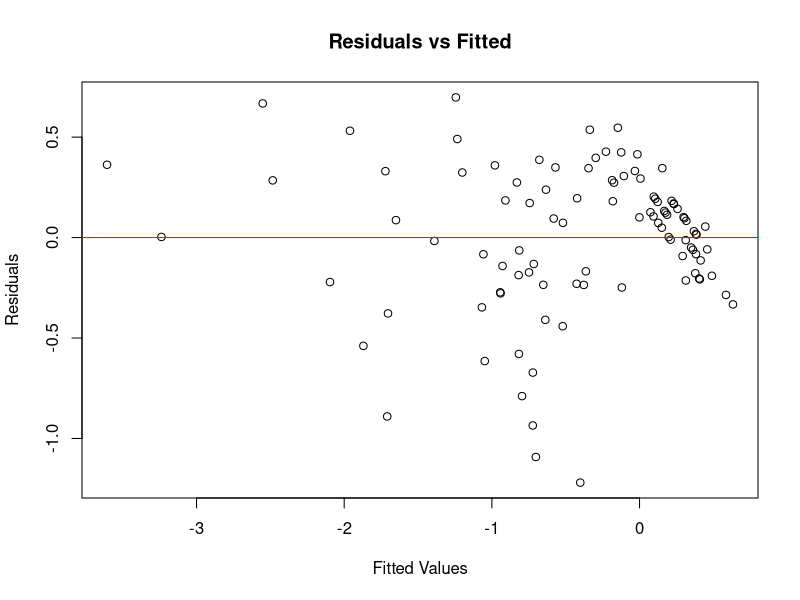
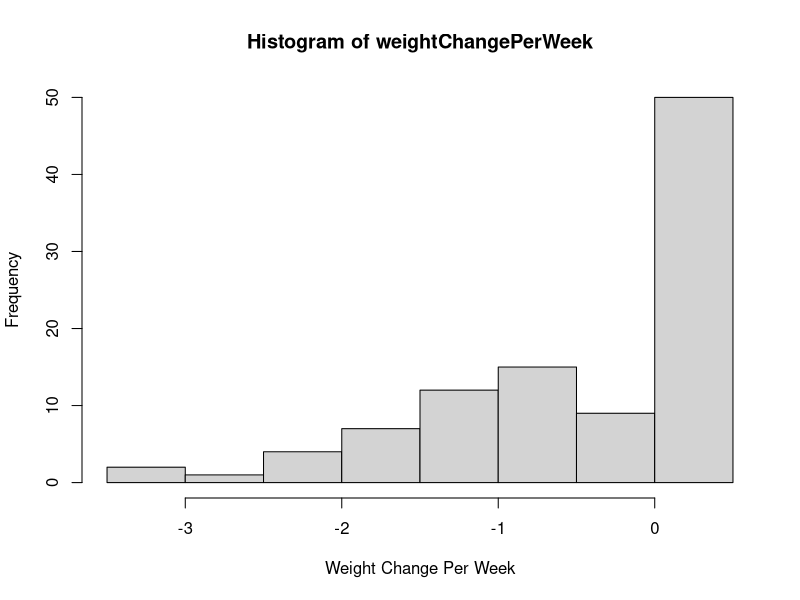
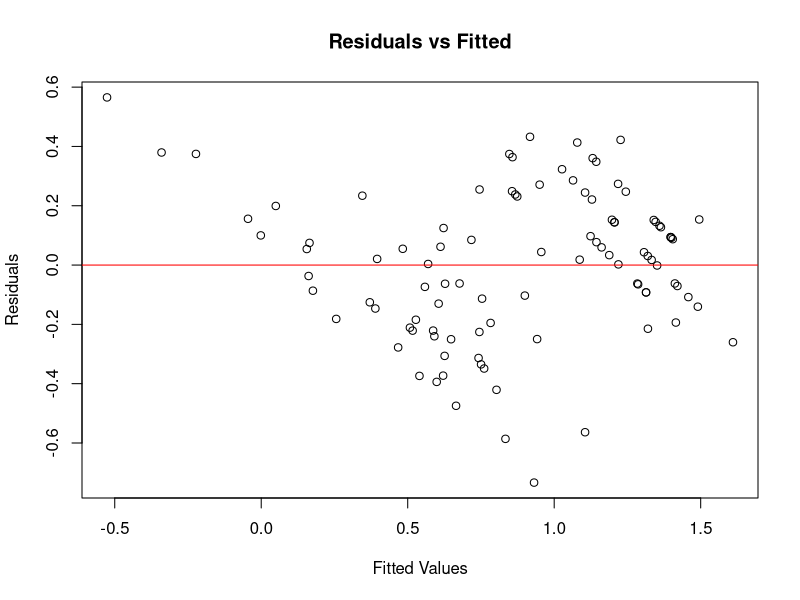
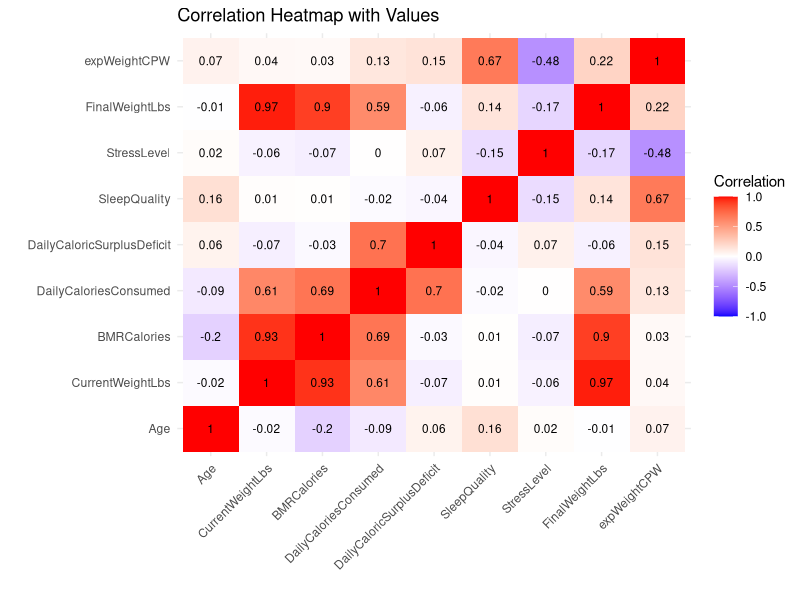
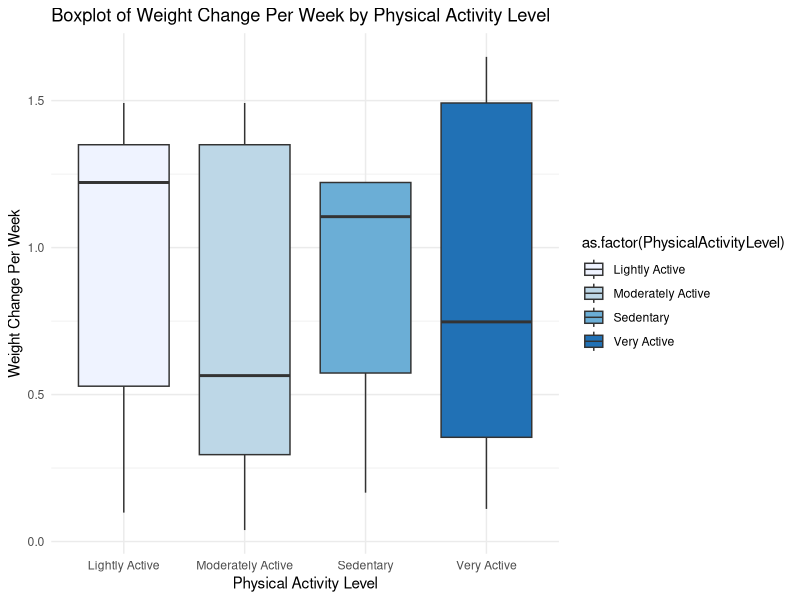
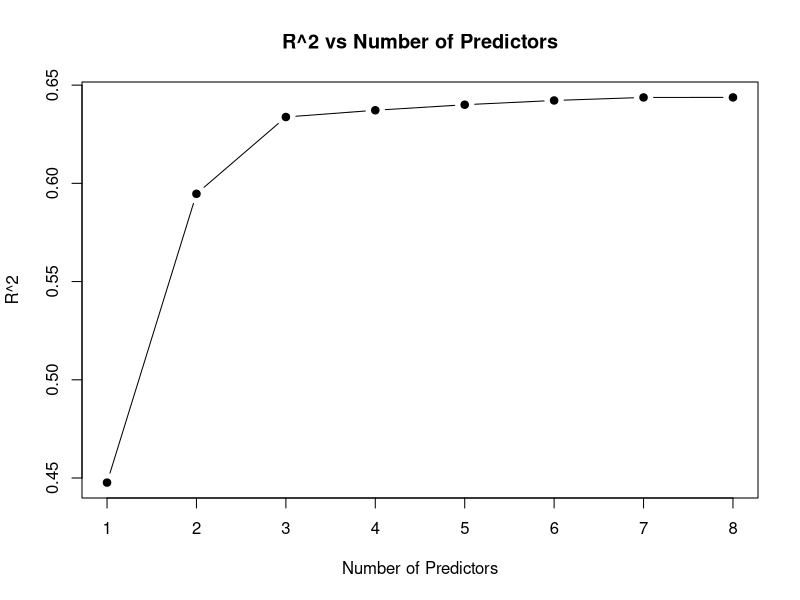
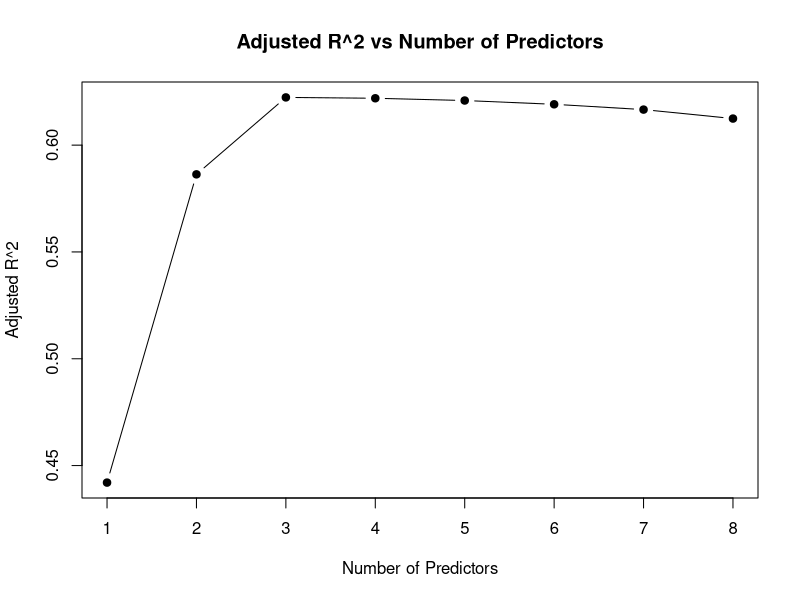
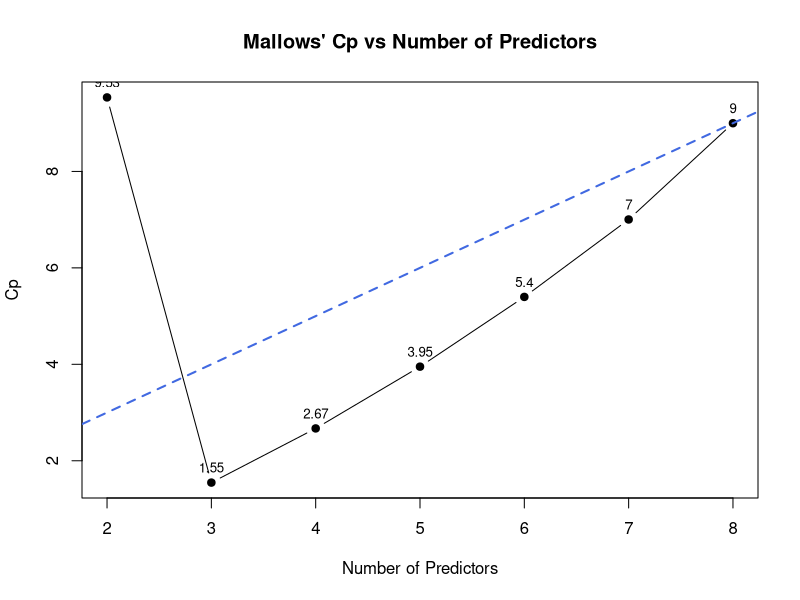

These figures' R source, in order: (Note: this script raises an error after producing the figures.)
## ---- chunk 1

## ---- chunk 2
knitr::opts_chunk$set(echo = TRUE)
## ---- chunk 3
library(leaps)
library(dplyr)
library(ggplot2)
library(car)
library(reshape2)
## ---- chunk 4
weightData <- read.table("weight_change_dataset.csv", header=TRUE, sep=",")
head(weightData)
## ---- chunk 5

#we treate sleep quality and stress level treat as continuous variables since the levels have a meaningful progression or rank (e.g., increasing physical effort or impact on health).

cleanWeight <- weightData %>%
  mutate(
    Sleep.Quality = case_when(
      Sleep.Quality == "Excellent" ~ 4,
      Sleep.Quality == "Good" ~ 3,
      Sleep.Quality == "Fair" ~ 2,
      Sleep.Quality == "Poor" ~ 1
    )
  )


colnames(cleanWeight) <- c(
  "ParticipantID", "Age", "Gender", 
  "CurrentWeightLbs", "BMRCalories", "DailyCaloriesConsumed", 
  "DailyCaloricSurplusDeficit", "WeightChangeLbs", "DurationWeeks", 
  "PhysicalActivityLevel", "SleepQuality", "StressLevel", 
  "FinalWeightLbs"
)

# Convert categorical variables into factors
cleanWeight <- cleanWeight %>%
  mutate(
    Gender = factor(Gender, levels = c("M", "F"))
  )

#make ratio by weight and duration
#by gradescope suggestion 3

cleanWeight <- cleanWeight %>%
  mutate(weightChangePerWeek = WeightChangeLbs / DurationWeeks) %>%
  select(-ParticipantID, -WeightChangeLbs, -DurationWeeks)

head(cleanWeight)
## ---- chunk 6
model <- lm(weightChangePerWeek ~ ., data = cleanWeight)
plot(model$fitted.values, residuals(model), 
     main = "Residuals vs Fitted",
     xlab = "Fitted Values", 
     ylab = "Residuals")
abline(h = 0, col = "red")
## ---- chunk 7
hist(cleanWeight$weightChangePerWeek, 
     main = "Histogram of weightChangePerWeek", 
     xlab = "Weight Change Per Week")
## ---- chunk 8
model <- lm(exp(weightChangePerWeek) ~ ., data = cleanWeight)
plot(model$fitted.values, residuals(model), 
     main = "Residuals vs Fitted",
     xlab = "Fitted Values", 
     ylab = "Residuals")
abline(h = 0, col = "red")
## ---- chunk 9
expWeight <- cleanWeight %>%
  mutate(expWeightCPW = exp(weightChangePerWeek)) %>%
  subset(select = -c(weightChangePerWeek) )
## ---- chunk 10
numeric_data <- expWeight %>%
  select(where(is.numeric))

# Compute correlation matrix
cor_matrix <- cor(numeric_data, use = "complete.obs")

# Melt the correlation matrix for visualization
cor_melt <- melt(cor_matrix)

# Create the heatmap
ggplot(cor_melt, aes(x = Var1, y = Var2, fill = value)) +
  geom_tile() +
  geom_text(aes(label = round(value, 2)), color = "black", size = 3) +
  scale_fill_gradient2(low = "blue", high = "red", mid = "white", midpoint = 0, 
                       limit = c(-1, 1), space = "Lab", name = "Correlation") +
  theme_minimal() +
  theme(axis.text.x = element_text(angle = 45, hjust = 1)) +
  labs(title = "Correlation Heatmap with Values", x = "", y = "")
## ---- chunk 11
vif_model <- lm(expWeightCPW ~ ., data = expWeight)

# Calculate VIF
vif_values <- vif(vif_model)

# Print VIF values
print(vif_values)
## ---- chunk 12
#Incredible High VIF mulicolinearly so delete one vairable
expWeight <- expWeight %>%
  select(-DailyCaloriesConsumed)


vif_model <- lm(expWeightCPW ~ ., data = expWeight)

# Calculate VIF
vif_values <- vif(vif_model)

# Print VIF values
print(vif_values)
## ---- chunk 13
expWeight <- expWeight %>%
  select(-BMRCalories)


vif_model <- lm(expWeightCPW ~ ., data = expWeight)

# Calculate VIF
vif_values <- vif(vif_model)

# Print VIF values
print(vif_values)
## ---- chunk 14
expWeight <- expWeight %>%
  select(-FinalWeightLbs)


vif_model <- lm(expWeightCPW ~ ., data = expWeight)

# Calculate VIF
vif_values <- vif(vif_model)

# Print VIF values
print(vif_values)
## ---- chunk 15
regAll <- lm(expWeightCPW ~ .,  expWeight)
summary(regAll)
## ---- chunk 16
ggplot(expWeight, aes(x = as.factor(PhysicalActivityLevel), y = expWeightCPW, fill = as.factor(PhysicalActivityLevel))) +
  geom_boxplot() +
  labs(title = "Boxplot of Weight Change Per Week by Physical Activity Level",
       x = "Physical Activity Level",
       y = "Weight Change Per Week") +
  scale_fill_brewer(palette = "Blues") +
  theme_minimal()
## ---- chunk 17
newCleanWeight <- expWeight

newCleanWeight$PhysicalActivityLevel <- as.character(newCleanWeight$PhysicalActivityLevel) 
newCleanWeight$PhysicalActivityLevel[newCleanWeight$PhysicalActivityLevel %in% c("Sedentary", "Lightly Active")] <- "low Activity"

newCleanWeight$PhysicalActivityLevel <- as.factor(newCleanWeight$PhysicalActivityLevel)

regAll <- lm(expWeightCPW ~ .,  newCleanWeight)
summary(regAll)
## ---- chunk 18

s = regsubsets(expWeightCPW~., data=newCleanWeight, method="exhaustive")

ss <- summary(s)
ss
## ---- chunk 19
num_predictors <- rownames(ss$which)


plot(num_predictors, ss$rsq, type = "b", pch = 19,
     main = "R^2 vs Number of Predictors",
     xlab = "Number of Predictors", ylab = "R^2")

# Plot Adjusted R^2
plot(num_predictors, ss$adjr2, type = "b", pch = 19,
     main = "Adjusted R^2 vs Number of Predictors",
     xlab = "Number of Predictors", ylab = "Adjusted R^2")


num_predictors <- 1:length(ss$cp) 
cp_values <- ss$cp

# Plot Cp 
plot(num_predictors[-1], cp_values[-1], type = "b", pch = 19,
     main = "Mallows' Cp vs Number of Predictors",
     xlab = "Number of Predictors", ylab = "Cp")

abline(a = 1, b = 1, col = "royalblue", lty = 2, lwd = 2)

text(num_predictors, cp_values, labels = round(cp_values, 2), pos = 3, cex = 0.8, col = "black")

## ---- chunk 20
reg <- lm(expWeightCPW ~ DailyCaloricSurplusDeficit + SleepQuality +  StressLevel,  expWeight)
summary(reg)
## ---- chunk 21
ggplot(reg, aes(x = reg$fitted.values, y = reg$residuals)) +
  geom_point() +
  labs(title = "Residuals vs. Fitted value",
       x = "Fitted Value", y = "Residuals") +
  theme_minimal()

## ---- chunk 22
ggplot(newCleanWeight, aes(x = StressLevel, y = weightChangePerWeek, color = as.factor(PhysicalActivityLevel))) +
  geom_point() +
  geom_smooth(method = "lm", se = FALSE) +
  labs(title = "PhysicalActivityLevel and SleepQuality",
       x = "Stress Level",
       y = "Weight Change Per Week")
## ---- chunk 23
ggplot(newCleanWeight, aes(x = SleepQuality, y = weightChangePerWeek, color = as.factor(PhysicalActivityLevel))) +
  geom_point() +
  geom_smooth(method = "lm", se = FALSE) +
  labs(title = "PhysicalActivityLevel and SleepQuality",
       x = "Sleep Quality",
       y = "Weight Change Per Week")
## ---- chunk 24
regLab <- lm(exp(weightChangePerWeek) ~ PhysicalActivityLevel * StressLevel + SleepQuality ,  newCleanWeight)
summary(regLab)
## ---- chunk 25
regLab <- lm(exp(weightChangePerWeek) ~ PhysicalActivityLevel * SleepQuality +  StressLevel,  newCleanWeight)
summary(regLab)
## ---- chunk 26
ggplot(data = cleanWeight, aes(x = SleepQuality, y = weightChangePerWeek)) +
  geom_point() +
  labs(title = "Linear vs Quadratic Fit", x = "Sleep Quality", y = "weight Change Per Week")

ggplot(data = cleanWeight, aes(x = StressLevel, y = weightChangePerWeek)) +
  geom_point() +
  labs(title = "Linear vs Quadratic Fit", x = "Stress Level", y = "weight Change Per Week")
## ---- chunk 27
squared_errors <- numeric(n)

# Perform LOOCV
for (i in 1:n) {
  train_data <- cleanWeight[-i, ]
  test_data <- cleanWeight[i, , drop = FALSE]
  predicted <- predict(regLab, newdata = test_data)
  squared_errors[i] <- (test_data$weightChangePerWeek - predicted)^2
}

loocv_mse <- mean(squared_errors)
cat("LOOCV Mean Squared Error:", loocv_mse, "\n")
